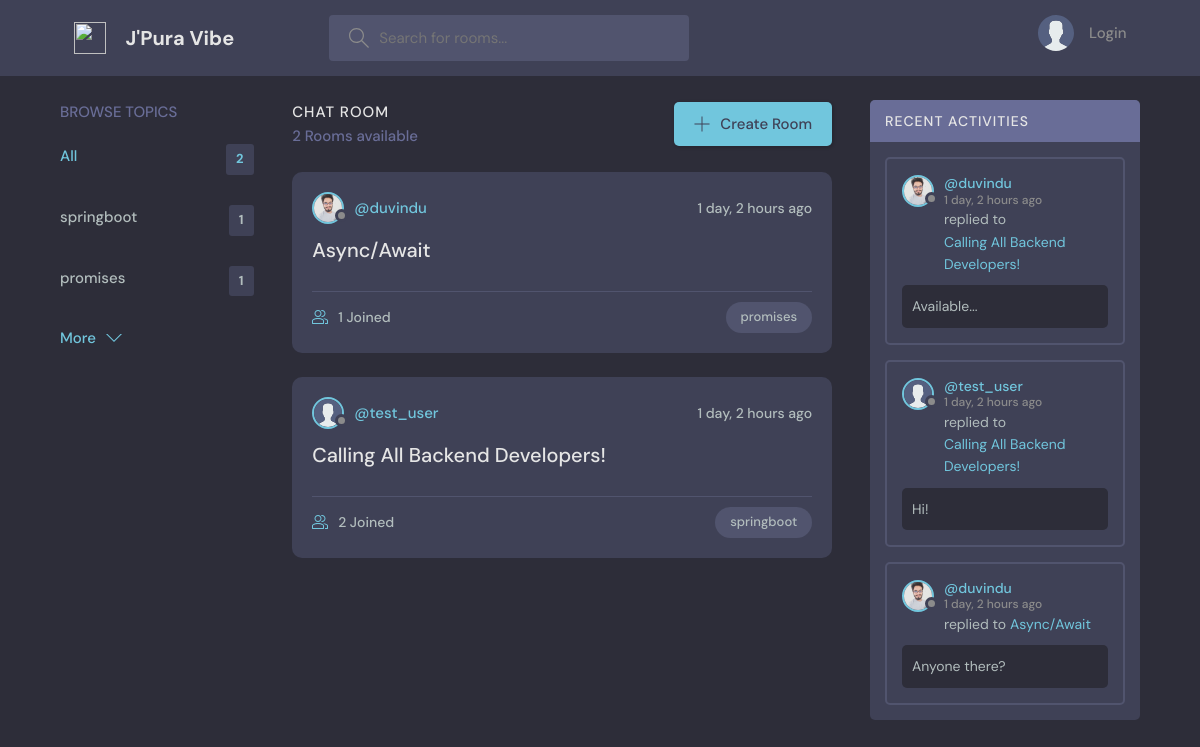
The page / on the database its author committed.
### home/models.py (models this page shows, shortened)
class Topic(models.Model):
    name = models.CharField(max_length=200)

class Room(models.Model):
    host = models.ForeignKey(User, on_delete=models.CASCADE)
    topic = models.ForeignKey(Topic, on_delete=models.CASCADE)
    name = models.CharField(max_length=200)
    description = models.TextField(blank=True, null=True)
    participants = models.ManyToManyField(User, related_name='participants')
    created = models.DateTimeField(auto_now_add=True)
    class Meta:
        ordering = ['-created']

class Profile(models.Model):
    user = models.OneToOneField(User, on_delete=models.CASCADE)
    image = models.ImageField(upload_to='profile_pics/')

class Message(models.Model):
    user = models.ForeignKey(User, on_delete=models.CASCADE)
    room = models.ForeignKey(Room, on_delete=models.CASCADE)
    body = models.TextField()
    created = models.DateTimeField(auto_now_add=True)
    class Meta:
        ordering = ['-created']

### home/views.py (the view)
# urls.py: path('', home, name = 'home'),
def home(request):
    q = request.GET.get('q') if request.GET.get('q') else ''
    rooms = Room.objects.filter(
        Q(topic__name__icontains = q)|
        Q(name__icontains = q)
    )
    rooms_count = rooms.count()
    topics = Topic.objects.all()
    activities = Message.objects.all()
    context = {'rooms':rooms, 'topics':topics, 'rooms_count':rooms_count, 'activities':activities}
    return render(request, 'home/index.html', context)

### home/templates/home/index.html (shortened to what this page needs)
{% extends 'base.html' %}
{% block content %}
    <main class="layout layout--3">
      <div class="container">
        {% include 'home/c1-topic.html' %}
          <div class="roomList">
            <div class="roomList__header">
              <div>
                <h2>Chat Room</h2>
                <p>{{rooms_count}} Rooms available</p>
              </div>
              <a class="btn btn--main" href="{% url 'create-room' %}">
                <svg version="1.1" xmlns="http://www.w3.org/2000/svg" width="32" height="32" viewBox="0 0 32 32">
                  <title>add</title>
                  <path
                    d="M16.943 0.943h-1.885v14.115h-14.115v1.885h14.115v14.115h1.885v-14.115h14.115v-1.885h-14.115v-14.115z"
                  ></path>
                </svg>
                Create Room
              </a>
            </div>
            {% include 'home/c2-feed.html' %}
          </div>
      {% include 'home/c3-activity.html' %}
      </div>
    </main>
{% endblock content %}

### home/templates/home/c1-topic.html
        <div class="topics">
          <div class="topics__header">
            <h2>Browse Topics</h2>
          </div>
          <ul class="topics__list">
            <li>
              <a href="{% url 'home' %}" class="active">All <span>{{topics.count}}</span></a>
            </li>
            {% for topic in topics %}
                <li>
                    <a href="{% url 'home' %}?q={{topic.name}}">{{topic.name}} <span>{{topic.room_set.all.count}}</span></a>
                </li>
            {% endfor %}
          </ul>
          <a class="btn btn--link" href="{% url 'topic-view' %}">
            More
            <svg version="1.1" xmlns="http://www.w3.org/2000/svg" width="32" height="32" viewBox="0 0 32 32">
              <title>chevron-down</title>
              <path d="M16 21l-13-13h-3l16 16 16-16h-3l-13 13z"></path>
            </svg>
          </a>
        </div>

### home/templates/home/c2-feed.html (shortened to what this page needs)
{% load static %}
        {% for room in rooms %}
          <div class="roomListRoom">
            <div class="roomListRoom__header">
              <a href="{% url 'profile' room.host.username %}" class="roomListRoom__author">
                {% if request.user == room.host %}
                  {% if room.host.profile.image %}
                    <div class="avatar avatar--small active">
                      <img src="{{room.host.profile.image.url}}" />
                    </div>
                  {% else %}
                    <div class="avatar avatar--small active">
                      <img src="{% static 'images/avatar.svg' %}" />
                    </div>
                  {% endif %}
                {% else %}
                  {% if room.host.profile.image %}
                    <div class="avatar avatar--small">
                      <img src="{{room.host.profile.image.url}}" />
                    </div>
                  {% else %}
                    <div class="avatar avatar--small">
                      <img src="{% static 'images/avatar.svg' %}" />
                    </div>
                  {% endif %}
                {% endif %}
                <span>@{{room.host.username}}</span>
              </a>
              <div class="roomListRoom__actions">
                <span>{{room.created|timesince}} ago</span>
              </div>
            </div>
            <div class="roomListRoom__content">
              <a href="{% url 'room' room.id %}">{{room.name}}</a>
            </div>
            <div class="roomListRoom__meta">
              <a href="{% url 'room' room.id %}" class="roomListRoom__joined">
                {{room.participants.all.count}} Joined
              </a>
              <p class="roomListRoom__topic">{{room.topic.name}}</p>
            </div>
          </div>
        {% endfor %}

### home/templates/home/c3-activity.html (shortened to what this page needs)
{% load static %}
        <div class="activities">
          <div class="activities__header">
            <h2>Recent Activities</h2>
          </div>
            {% for activity in activities %}
                <div class="activities__box">
                    <div class="activities__boxHeader roomListRoom__header">
                    <a href="{% url 'profile' activity.user.username %}" class="roomListRoom__author">
                        {% if request.user == activity.user %}
                         {% if activity.user.profile.image %}
                            <div class="avatar avatar--small active">
                                <img src="{{activity.user.profile.image.url}}" />
                            </div>
                         {% else %}
                            <div class="avatar avatar--small active">
                                <img src="{% static 'images/avatar.svg' %}" />
                            </div>
                         {% endif %}
                        {% else %}
                         {% if activity.user.profile.image %}
                            <div class="avatar avatar--small">
                                <img src="{{activity.user.profile.image.url}}" />
                            </div>
                         {% else %}
                            <div class="avatar avatar--small">
                                <img src="{% static 'images/avatar.svg' %}" />
                            </div>
                         {% endif %}
                        {% endif %}
                        <p>
                        @{{activity.user.username}}
                        <span>{{activity.created|timesince}} ago</span>
                        </p>
                    </a>
                    </div>
                    <div class="activities__boxContent">
                    <p>replied to <a href="{% url 'room' activity.room.pk %}">{{activity.room.name}}</a></p>
                    <div class="activities__boxRoomContent">
                        {{activity.body}}
                    </div>
                    </div>
                </div>
            {% endfor %}
        </div>

### rows shown on the page
Topic: name "springboot", room_set.all.count "1"
Topic: name "promises", room_set.all.count "1"
Room: host.profile.image (picture), host.username "duvindu", created "1 day, 2 hours", name "Async/Await", participants.all.count "1", topic.name "promises"
Room: host.username "test_user", created "1 day, 2 hours", name "Calling All Backend Developers!", participants.all.count "2", topic.name "springboot"
Message: user.profile.image (picture), user.username "duvindu", created "1 day, 2 hours", room.name "Calling All Backend Developers!", body "Available..."
Message: user.username "test_user", created "1 day, 2 hours", room.name "Calling All Backend Developers!", body "Hi!"
Message: user.profile.image (picture), user.username "duvindu", created "1 day, 2 hours", room.name "Async/Await", body "Anyone there?"

### other values the page prints
{{ topics.count }} "2"
{{ rooms_count }} "2"
